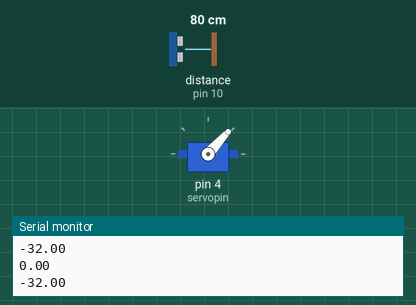
Bench run of a sketch on a simulated Arduino Uno, built with avr-gcc and run on an emulated ATmega328P. Shown: servo, the last lines printed to the serial monitor. The inputs (shaded band) are chosen by the test bench; at power-on: distance to the obstacle (sensor on pin 10) 80 cm. The echo pulse lasts 58.3 µs per cm.

Above: at 1.2 s.
1.3 s: distance to the obstacle (sensor on pin 10) set to 24 cm
2.8 s: distance to the obstacle (sensor on pin 10) set to 20 cm
At 3.8 s:
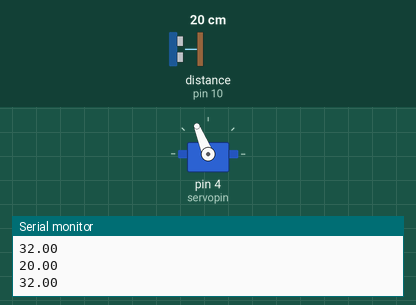
4.4 s: distance to the obstacle (sensor on pin 10) set to 4 cm
At 5.3 s:
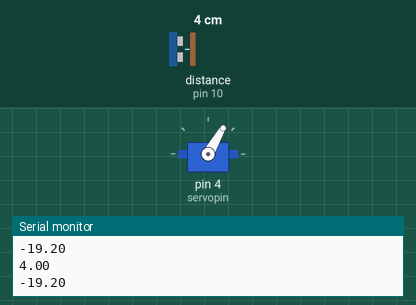
Timing chart, 0 to 7.4 s (numbered marks = the images above; inputs shaded):
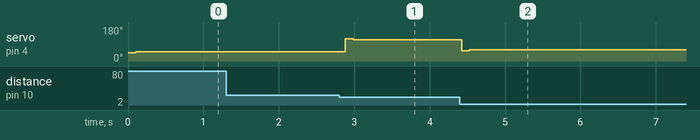

The sketch:

ultrasonic_sensor.ino
```cpp
#include <Servo.h>
#include <NewPing.h>

double TotalError;  // initialize intergral error to be zero.
double LastError;   //initialize error to be zero.
double OutMax = 60;   //clamping angle output
double OutMin = -60;  //clamping angle output
int sensorvalue = 0;  // sensorvalue counter for median array
#define servopin    4 // servopin on arduino.
#define TRIGGER_PIN  9  // Arduino pin tied to trigger pin on the ultrasonic sensor.
#define ECHO_PIN     10  // Arduino pin tied to echo pin on the ultrasonic sensor.
#define MAX_DISTANCE 21 // Maximum distance we want to ping for (in centimeters). Maximum sensor distance is rated at 400-500cm.

Servo servo1;  //instantiate class object
NewPing sonar(TRIGGER_PIN, ECHO_PIN, MAX_DISTANCE); //construct NewPing object

void setup() {
servo1.attach(servopin);  //define servopin
 Serial.begin(115200);    //baud rate. CRUCIAL FOR SERIAL COMMUNICATION TO BE IN SYNC.
}

class PID_controller {

private:
double Kp;double Ki;double Kd; double setpoint; //private variables

public:
  PID_controller(double Kp,double Ki, double Kd,double setpoint){    //constructor to initialzie private variables
    this->Kp = Kp;
    this->Ki = Ki;
    this->Kd = Kd;
    this->setpoint = setpoint;
  }

  double Error(double &Currentvalue) {    //error
    return (Currentvalue - setpoint);}

  double Proportional(double &error) {    //proprotional controller
    return Kp *(error);}

  double Intergral(double &error) {       // integral member function
    return Ki*(TotalError += error);}

  double Derivative(double &error) {      //derivative member function
    return Kd * (error - LastError) ;}

  double PIDcompute(double P, double I, double D){    //output member function
    return ( P + I + D );}

};

int sort_desc(const void *cmp1, const void *cmp2)   // comparator function for median filter
{
  // Need to cast the void * to int *
  int a = *((int *)cmp1);
  int b = *((int *)cmp2);
  // The comparison
 return b - a;
}

void loop() {
 double distancearray[5];       //media filter array
 double distance = sonar.ping_cm(); //ultrasonic sensor reading
  while (sensorvalue < 5) {

    distancearray[sensorvalue] = distance;    //store sensor values in array
    sensorvalue = sensorvalue + 1;            //add counter to sensorvalue

    if (sensorvalue == 4) {         // if all array elements are filled
      int n = sizeof(distancearray) / sizeof(distancearray[0]);   //array size
      qsort(distancearray, n, sizeof(distancearray[0]), sort_desc); //sort the array from the smallest value to the largest value
      break;
    }
  }
Serial.println(distancearray[2]);
 PID_controller pid(3.2,0,0.3125,10);  //Construct and instantiate PID controller here. Kp = 3.2 ,Ki = 0, Kd = 0.3125, setpoint = 10
 double E = pid.Error(distancearray[2]); //provide median value to the error term
 double P = pid.Proportional(E);          //compute Proportional Controller
 double I = pid.Intergral(E);             // Compute intergral controller
 double D = pid.Derivative(E);            // compute derivative controller
 double Output = pid.PIDcompute(P,I,D);   // Compute Output
//Serial.println(distance);
//Serial.println(Output);


 if (Output > OutMax){      //clamp controller output
  Output = OutMax;
  }
   if (Output < OutMin){    //clamp controller output
  Output = OutMin;
   }

Serial.println(Output);
servo1.write(80 + Output);
LastError = E;              // refresh the lasterror function after loop ends
delay(100);
sensorvalue = 0;            //reset senrovalue to zero.

}
```

Measured:
- the behaviour switches between 22 and 21 cm on distance to the obstacle (sensor on pin 10) (found by bisection; images 0 and 1)
- after the input at 2.8 s, servo on pin 4 (servopin): 48° → 118° after 0.08 s, → 112° 0.10 s later
- after the input at 4.4 s, servo on pin 4 (servopin): 112° → 55° at once, → 60° 0.10 s later
